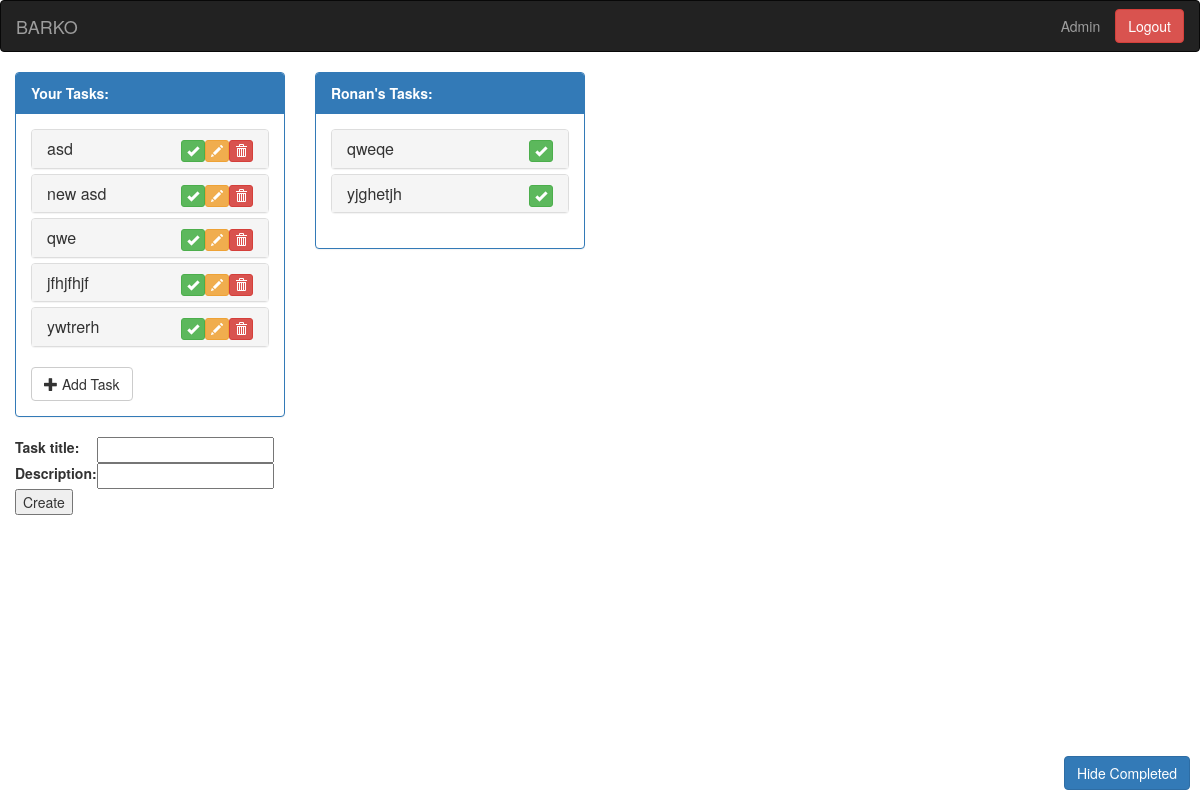
The app's page / (signed in), older data.
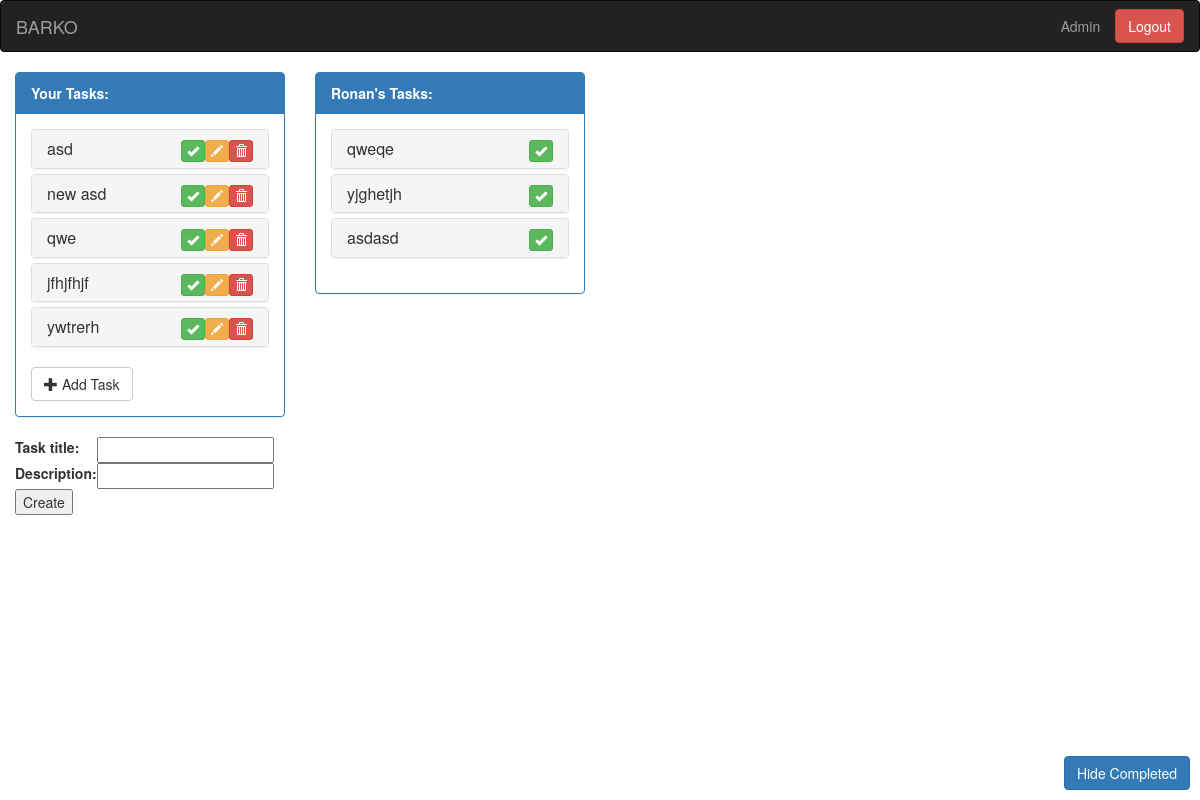
The same page, newer data.
### todo/models.py (models this page shows, shortened)
class Task(models.Model):
	owner = models.ForeignKey(
		User,
		related_name="owner",
		on_delete=models.CASCADE
	)
	marked_complete_by = models.ForeignKey(
		User,
		related_name="marked_complete_by",
		on_delete=models.CASCADE,
		null=True
	)
	title = models.CharField(max_length=100)
	description = models.TextField()
	task_open = models.BooleanField(default=True)
	created_date = models.DateTimeField("date created")
	completed_date = models.DateTimeField("date completed", null=True)
	def __str__(self):
		return self.title

### todo/views.py (the view)
# urls.py: url(r'^$', todo.views.TodoView.as_view()),
class TodoView(View):
    def get(self, request):
        if request.user.is_authenticated():
            context = csrf(request)
            user = request.user
            context["user"] = user
            data = self._get_todo_data(user)
            context["task_lists"] = data
            return render_to_response("todo.html", context)
        else:
            return redirect("login")
    def _get_todo_data(self, current_user):
        current_user.is_current_user = True
        data = []
        users = User.objects.exclude(id=current_user.id)
        non_user_data = self._get_non_user_tasks(users)
        non_user_data = self._sort_users_on_task_count(non_user_data)
        current_user_tasks = self._get_user_tasks(current_user)
        data.append({"user": current_user, "tasks": current_user_tasks})
        print current_user_tasks[0]
        print current_user_tasks[0].filled_in_properties
        data.extend(non_user_data)
        return data
    def _get_non_user_tasks(self, users):
        non_current_user_data = []
        for user in users:
            user_tasks = Task.objects.filter(owner=user).order_by("created_date")
            for task in user_tasks:
                self._mark_filled_in_task_properties(task)
            non_current_user_data.append({"user": user, "tasks": user_tasks})
        return non_current_user_data
    def _sort_users_on_task_count(self, data):
        data.sort(key=lambda d: len(d["tasks"]), reverse=True)
        return data
    def _get_user_tasks(self, current_user):
        current_user_tasks = Task.objects.filter(
            owner=current_user
        ).order_by("created_date")
        for task in current_user_tasks:
            self._mark_filled_in_task_properties(task)
            task.is_current_user = True
        return current_user_tasks
    def _mark_filled_in_task_properties(self, task):
        properties = []
        properties.append({"header": "Description:",
                           "value": task.description or "None"})
        properties.append({"header": "Created at:", "value": task.created_date})
        properties.append({"header": "Completed:",
                           "value": self._get_task_complete_desc(task)})
        if task.marked_complete_by:
            properties.append({"header": "Completed By:",
                               "value": task.marked_complete_by.username})
        if task.completed_date:
            properties.append({"header": "Completed at:",
                               "value": task.completed_date})
        task.filled_in_properties = properties
    def _get_task_complete_desc(self, task):
        if task.task_open:
            return "No"
        else:
            return "Yes"

### templates/todo.html (shortened to what this page needs)
{% extends 'base.html' %}
{% block content %}
<div class="row">
{% for task_list in task_lists %}
<div class="col-md-3">
  <div class="panel panel-primary">
    <div class="panel-heading">
      <strong class="text-capitalize">
      {% if task_list.user.is_current_user %}
      Your Tasks:
      {% else %}
      {{ task_list.user.username }}'s Tasks:
      {% endif %}
      </strong>
    </div>
    <div class="panel-body">
      <div class="panel-group" id="accordion{{ task_list.user.id }}" role="tablist">
      {% for task in task_list.tasks %}
        <div class="panel panel-default">
          <div class="panel-heading" role="tab" id="taskheading{{ task.id }}">
            <h4 class="panel-title">
              <a role="button" data-toggle="collapse" data-parent="#accordion{{ task_list.user.id }}" href="#taskcollapse{{ task.id }}">
                {{ task.title }}
              </a>
              {% if task.is_current_user %}
              <button type="button" class="btn btn-xs btn-danger pull-right" data-toggle="tooltip" title="Delete task">
                <span class="glyphicon glyphicon-trash"></span>
              </button>
              <button type="button" class="btn btn-xs btn-warning pull-right" data-toggle="tooltip" title="Edit task">
                <span class="glyphicon glyphicon-pencil"></span>
              </button>
              {% endif %}
              <button type="button" class="btn btn-xs btn-success pull-right" data-toggle="tooltip" title="Complete task!">
                <span class="glyphicon glyphicon-ok"></span>
              </button>
            </h4>
          </div>
        </div>
      {% endfor %}
      </div>
      {% if task_list.user.is_current_user %}
      <button type="button" class="btn btn-default">
        <span class="glyphicon glyphicon-plus"></span> Add Task
      </button>
      {% endif %}
    </div>
  </div>
</div>
{% endfor %}
</div>
<form method="post" action="/todo/task/">
<table>
<tr>
  <td><label for="title">Task title:</label></td>
  <td><input type="text" name="title" value="" id="title"></td>
</tr>
<tr>
  <td><label for="description">Description:</label></td>
  <td><input type="text" name="description" value="" id="description"></td>
</tr>
</table>
<input type="submit" value="Create" />
</form>
<button class="btn btn-primary" id="hide-completed">Hide Completed</button>
{% endblock %}

### templates/base.html (shortened to what this page needs)
{% load staticfiles %}
<!DOCTYPE html>
<html lang="en">
<head>
  <link href="/static/css/bootstrap.min.css" rel="stylesheet">
  <link href="/static/css/barko.css" rel="stylesheet">
</head>
<body>
  <nav class="navbar navbar-inverse">
    <div class="container-fluid">
      <div class="navbar-header">
        <a class="navbar-brand" href="">BARKO</a>
      </div>
      {% if user %}
      <div class="navbar-header navbar-right">
        <p class="navbar-text text-capitalize">
          {{ user.username }}
        </p>
        <a class="btn btn-danger navbar-btn" href="/auth/logout/" role="button">Logout</a>
      </div>
      {% endif %}
    </div>
  </nav>
  <div class="container-fluid">
  {% block content %}
  {% endblock %}
  </div>
</body>
</html>

Row changes from the older to the newer data that the page shows:
added Task: title "asdasd"
